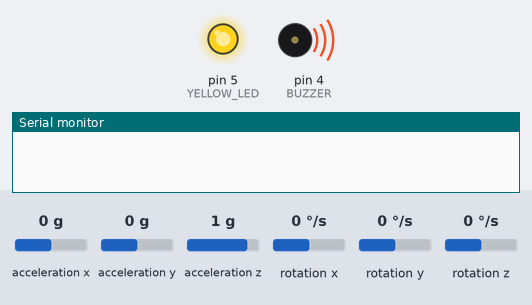
Recording of a sketch running on a simulated Arduino Uno, built with avr-gcc and run on an emulated ATmega328P. Parts: output pins drawn as LEDs (lit = HIGH), buzzer (waves = sounding, pin HIGH), the last lines printed to the serial monitor. Wiring (inferred from the names in the program): MPU-6050 motion sensor at I2C address 0x68. The test bench sets the inputs (shaded band); at power-on: acceleration x 0 g, acceleration y 0 g, acceleration z 1 g, rotation x 0 °/s, rotation y 0 °/s, rotation z 0 °/s.

Above: at 0.77 s.
At 6.3 s:
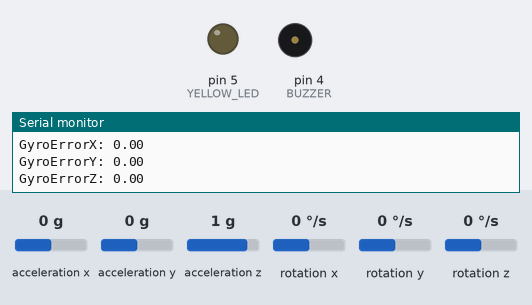
Timing chart, 0 to 7.8 s (numbered marks = the images above):
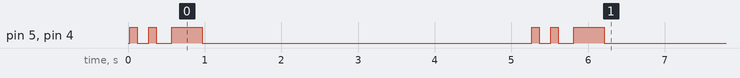

The sketch:

imu.ino
```cpp
/*
   IMU section of code adapted and modified. Original source below.
   Arduino and MPU6050 Accelerometer and Gyroscope Sensor Tutorial
   by Dejan, https://howtomechatronics.com
*/


#include <Wire.h>

#define ACC_LSB_SENSITIVITY 16384
#define GYRO_LSB_SENSITIVITY 131
#define ITERATIONS 1000
#define THROWAWAY 100

#define BUZZER 4
#define YELLOW_LED 5

//40Hz
#define THRESHOLD 250
// 50Hz
//#define THRESHOLD 20
// 60Hz
//#define THRESHOLD 17

bool has_thrown = false;
bool has_calibrate = false;

const int MPU = 0x68; // MPU6050 I2C address
float AccX, AccY, AccZ;
float GyroX, GyroY, GyroZ;
float AccX_avg, AccY_avg, AccZ_avg;
float GyroX_avg, GyroY_avg, GyroZ_avg;
float AccErrorX, AccErrorY, AccErrorZ, GyroErrorX, GyroErrorY, GyroErrorZ;
int counter = 0;
int reading_number = 0;
unsigned long current_time = 0;

void setup() {
  pinMode(BUZZER, OUTPUT);
  pinMode(YELLOW_LED, OUTPUT);
  Serial.begin(19200);
  Wire.begin();                      // Initialize comunication
  Wire.beginTransmission(MPU);       // Start communication with MPU6050 // MPU=0x68
  Wire.write(0x6B);                  // Talk to the register 6B
  Wire.write(0x00);                  // Make reset - place a 0 into the 6B register
  Wire.endTransmission(true);        //end the transmission

  delay(20);
}

void loop() {
  if(has_calibrate == false) {
    calibrate_imu();
    has_calibrate = true;
  }

  // === Read acceleromter data === //
  Wire.beginTransmission(MPU);
  Wire.write(0x3B); // Start with register 0x3B (ACCEL_XOUT_H)
  Wire.endTransmission(false);
  Wire.requestFrom(MPU, 6, true); // Read 6 registers total, each axis value is stored in 2 registers

  //For a range of +-2g, we need to divide the raw values by 16384, according to the datasheet
  AccX = (Wire.read() << 8 | Wire.read()); // X-axis value
  AccY = (Wire.read() << 8 | Wire.read()); // Y-axis value
  AccZ = (Wire.read() << 8 | Wire.read()); // Z-axis value

  // === Read gyroscope data === //
  Wire.beginTransmission(MPU);
  Wire.write(0x43); // Gyro data first register address 0x43
  Wire.endTransmission(false);
  Wire.requestFrom(MPU, 6, true); // Read 4 registers total, each axis value is stored in 2 registers

  // For a 250deg/s range we have to divide first the raw value by 131.0, according to the datasheet
  GyroX = (Wire.read() << 8 | Wire.read());
  GyroY = (Wire.read() << 8 | Wire.read());
  GyroZ = (Wire.read() << 8 | Wire.read());

  reading_number++;

  // Correct the outputs with the calculated error values as obtained from calibrate_imu
  AccX -= AccErrorX;
  AccY -= AccErrorY;
  AccZ -= AccErrorZ;
  GyroX -= GyroErrorX;
  GyroY -= GyroErrorY;
  GyroZ -= GyroErrorZ;

  // Divide by respective values
  AccX /= ACC_LSB_SENSITIVITY;
  AccY /= ACC_LSB_SENSITIVITY;
  AccZ /= ACC_LSB_SENSITIVITY;
  GyroX /= GYRO_LSB_SENSITIVITY;
  GyroY /= GYRO_LSB_SENSITIVITY;
  GyroZ /= GYRO_LSB_SENSITIVITY;

  AccX_avg += AccX;
  AccY_avg += AccY;
  AccZ_avg += AccZ;
  GyroX_avg += GyroX;
  GyroY_avg += GyroY;
  GyroZ_avg += GyroZ;

  // THRESHOLD is 25ms = 40Hz. Sampling at 40Hz
  if(millis() - current_time > THRESHOLD) {
    current_time = millis();
    AccX_avg /= reading_number;
    AccY_avg /= reading_number;
    AccZ_avg /= reading_number;
    GyroX_avg /= reading_number;
    GyroY_avg /= reading_number;
    GyroZ_avg /= reading_number;
    Serial.print(AccX_avg);
    Serial.print(" / ");
    Serial.print(AccY_avg);
    Serial.print(" / ");
    Serial.println(AccZ_avg);
    Serial.print(GyroX_avg);
    Serial.print(" / ");
    Serial.print(GyroY_avg);
    Serial.print(" / ");
    Serial.println(GyroZ_avg);
    Serial.println();
    reading_number = 0;
  }
}

void calibrate_imu() {
  // We can call this funtion in the setup section to calculate the accelerometer and gyro data error. From here we will get the error values used in the above equations printed on the Serial Monitor.
  // Note that we should place the IMU flat in order to get the proper values, so that we then can the correct values
  // Read values 1000 times
  // Throw away the first 100 values as they tend to be the most inaccurate
  play_feedback();
  delay(1000);

  while(counter < THROWAWAY && has_thrown == false) {
    Wire.beginTransmission(MPU);
    Wire.write(0x3B);
    Wire.endTransmission(false);
    Wire.requestFrom(MPU, 6, true);
    AccErrorX += (Wire.read() << 8 | Wire.read());
    AccErrorY += (Wire.read() << 8 | Wire.read());
    AccErrorZ += (Wire.read() << 8 | Wire.read());

    Wire.beginTransmission(MPU);
    Wire.write(0x43);
    Wire.endTransmission(false);
    Wire.requestFrom(MPU, 6, true);
    GyroErrorX += (Wire.read() << 8 | Wire.read());
    GyroErrorY += (Wire.read() << 8 | Wire.read());
    GyroErrorZ += (Wire.read() << 8 | Wire.read());

    if(counter == THROWAWAY - 1) {
      counter = 0;
      has_thrown = !has_thrown;
      delay(1000);
    } else
      counter++;
  }

  while (counter < ITERATIONS) {
    Wire.beginTransmission(MPU);
    Wire.write(0x3B);
    Wire.endTransmission(false);
    Wire.requestFrom(MPU, 6, true);
    AccErrorX += (Wire.read() << 8 | Wire.read());
    AccErrorY += (Wire.read() << 8 | Wire.read());
    AccErrorZ += (Wire.read() << 8 | Wire.read());

    Wire.beginTransmission(MPU);
    Wire.write(0x43);
    Wire.endTransmission(false);
    Wire.requestFrom(MPU, 6, true);
    GyroErrorX += (Wire.read() << 8 | Wire.read());
    GyroErrorY += (Wire.read() << 8 | Wire.read());
    GyroErrorZ += (Wire.read() << 8 | Wire.read());

    counter++;
  }

  //Divide the sum by iteration to get the average error value
  AccErrorX /= ITERATIONS;
  AccErrorY /= ITERATIONS;
  AccErrorZ /= ITERATIONS;
  GyroErrorX /= ITERATIONS;
  GyroErrorY /= ITERATIONS;
  GyroErrorZ /= ITERATIONS;

  // Print the error values on the Serial Monitor
  Serial.print("AccErrorX: ");
  Serial.println(AccErrorX);
  Serial.print("AccErrorY: ");
  Serial.println(AccErrorY);
  Serial.print("AccErrorZ: ");
  Serial.println(AccErrorZ);
  Serial.print("GyroErrorX: ");
  Serial.println(GyroErrorX);
  Serial.print("GyroErrorY: ");
  Serial.println(GyroErrorY);
  Serial.print("GyroErrorZ: ");
  Serial.println(GyroErrorZ);

  // PLAY VIBRATION & LED FEEDBACK ON BUZZER WHEN CALIBRATION IS COMPLETE
  play_feedback();
}


void play_feedback() {
 digitalWrite(BUZZER, HIGH);
 digitalWrite(YELLOW_LED, HIGH);
 delay(100);
 digitalWrite(BUZZER, LOW);
 digitalWrite(YELLOW_LED, LOW);
 delay(150);
 digitalWrite(BUZZER, HIGH);
 digitalWrite(YELLOW_LED, HIGH);
 delay(100);
 digitalWrite(BUZZER, LOW);
 digitalWrite(YELLOW_LED, LOW);
 delay(200);
 digitalWrite(BUZZER, HIGH);
 digitalWrite(YELLOW_LED, HIGH);
 delay(400);
 digitalWrite(BUZZER, LOW);
 digitalWrite(YELLOW_LED, LOW);
 delay(100);
}
```

Measured:
- by itself, pin 5 (YELLOW_LED), pin 4 (BUZZER): LOW → HIGH at 0.02 s, → LOW 0.10 s later, → HIGH 0.15 s later, → LOW 0.10 s later, … (12 changes in this stretch)
